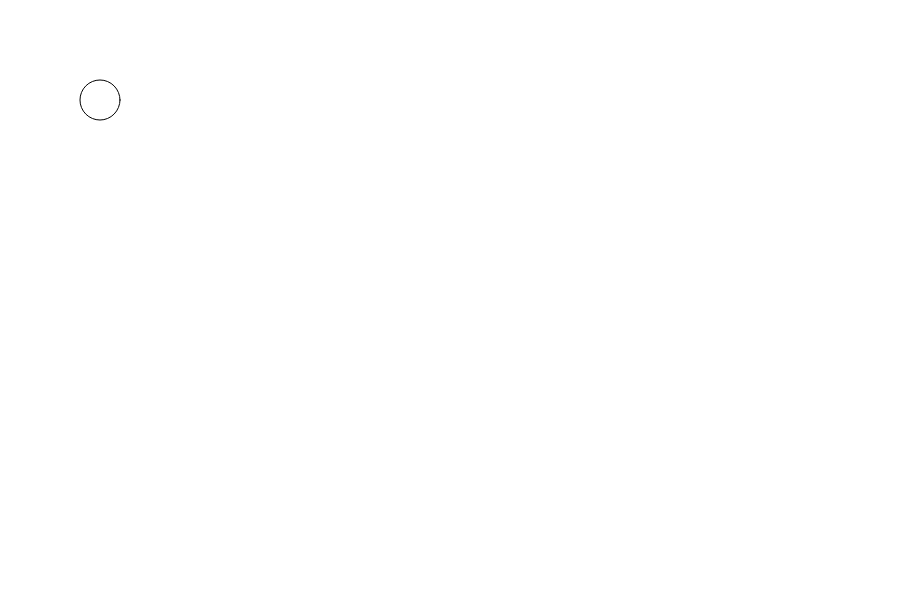
Frame 1 (no input)
Frame 60 (no input): blank canvas, image omitted
Frame 120 (the mouse pressed at the canvas centre since frame 60): blank canvas, image omitted

The p5.js sketch that drew this single still picture (run headless with seeded random() and noise() and a simulated clock; from frame 60 on, the mouse is pressed at the canvas centre):

// p5.js sketch
// ── sketch.js
var x = 100;
var y = 100;
var targetX= 0;
var targetY= 0;

function setup() {
  createCanvas(900, 600);
}

function draw() {
  background(255);
  //line(x, 0, x, height);
  ellipse(x, y, 40, 40);
  x += 5; //snelheid speed
  // om beweging vloeiender te maken
  var easing = 0.1;
  var diffX = targetX - x;
  var diffY = targetY - y;
  x += diffX * easing;
  y += diffY * easing;
}

function mousePressed(){
  targetX=mouseX;
  targetY=mouseY;
}
  
